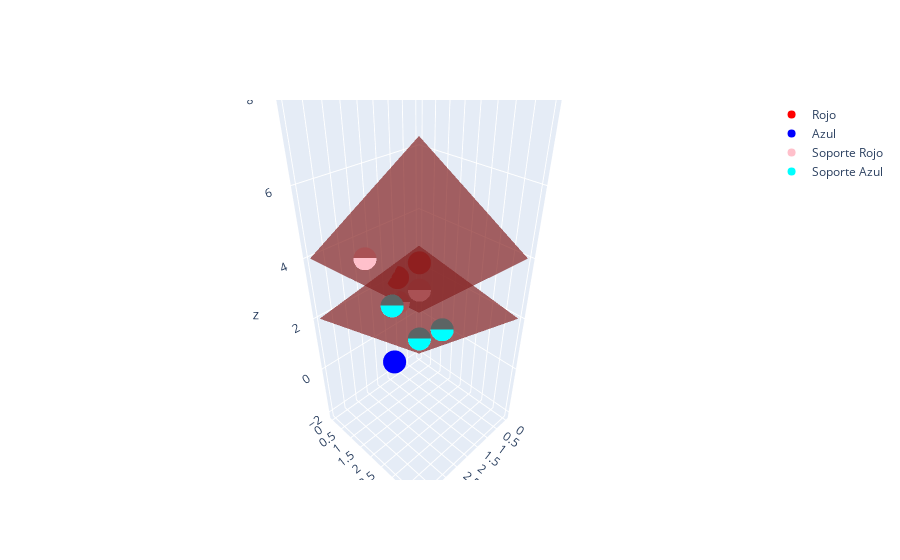

Here is the notebook cell this chart was saved with:
### Code cell
fig = go.Figure()

fig.add_trace(go.Scatter3d(
    x = df[(df['esSoporte'] == False) & (df['Clase'] == 'Rojo')]['x'],
    y = df[(df['esSoporte'] == False) & (df['Clase'] == 'Rojo')]['y'],
    z = df[(df['esSoporte'] == False) & (df['Clase'] == 'Rojo')]['z'],
    mode = "markers", marker = dict(color = "red"),
    name = "Rojo"
))

fig.add_trace(go.Scatter3d(
    x = df[(df['esSoporte'] == False) & (df['Clase'] == 'Azul')]['x'],
    y = df[(df['esSoporte'] == False) & (df['Clase'] == 'Azul')]['y'],
    z = df[(df['esSoporte'] == False) & (df['Clase'] == 'Azul')]['z'],
    mode = "markers", marker = dict(color = "blue"),
    name = "Azul"
))

fig.add_trace(go.Scatter3d(
    x = df[(df['esSoporte'] == True) & (df['Clase'] == 'Rojo')]['x'],
    y = df[(df['esSoporte'] == True) & (df['Clase'] == 'Rojo')]['y'],
    z = df[(df['esSoporte'] == True) & (df['Clase'] == 'Rojo')]['z'],
    mode = "markers", marker = dict(color = "pink"),
    name = "Soporte Rojo"
))

fig.add_trace(go.Scatter3d(
    x = df[(df['esSoporte'] == True) & (df['Clase'] == 'Azul')]['x'],
    y = df[(df['esSoporte'] == True) & (df['Clase'] == 'Azul')]['y'],
    z = df[(df['esSoporte'] == True) & (df['Clase'] == 'Azul')]['z'],
    mode = "markers", marker = dict(color = "aqua"),
    name = "Soporte Azul"
))

fig.add_trace(go.Surface(
    x = x,
    y = y,
    z = z_rojo,
    opacity = .7, showscale = False, 
    colorscale = np.repeat('brown', x.size, axis = 0),
    name="Margen"
))

fig.add_trace(go.Surface(
    x = x,
    y = y,
    z = z_azul,
    opacity = .7, showscale = False, 
    colorscale = np.repeat('brown', x.size, axis = 0),
    name="Margen"
))

### Figure 1 — Plotly figure (JSON) as saved in the notebook; plotly's stock layout.template omitted (floating-point values rounded to 4 significant figures)
{"data": [{"marker": {"color": "red"}, "mode": "markers", "name": "Rojo", "type": "scatter3d", "x": [1, 1], "y": [0, 1], "z": [2, 3]}, {"marker": {"color": "blue"}, "mode": "markers", "name": "Azul", "type": "scatter3d", "x": [3], "y": [2], "z": [1]}, {"marker": {"color": "pink"}, "mode": "markers", "name": "Soporte Rojo", "type": "scatter3d", "x": [1, 1, 3], "y": [0, 1, 1], "z": [1, 2, 4]}, {"marker": {"color": "aqua"}, "mode": "markers", "name": "Soporte Azul", "type": "scatter3d", "x": [3, 1, 1], "y": [2, 2, 1], "z": [3, 1, 0]}, {"colorscale": [[0, "brown"], [0.04167, "brown"], [0.08333, "brown"], [0.125, "brown"], [0.1667, "brown"], [0.2083, "brown"], [0.25, "brown"], [0.2917, "brown"], [0.3333, "brown"], [0.375, "brown"], [0.4167, "brown"], [0.4583, "brown"], [0.5, "brown"], [0.5417, "brown"], [0.5833, "brown"], [0.625, "brown"], [0.6667, "brown"], [0.7083, "brown"], [0.75, "brown"], [0.7917, "brown"], [0.8333, "brown"], [0.875, "brown"], [0.9167, "brown"], [0.9583, "brown"], [1, "brown"]], "name": "Margen", "opacity": 0.7, "showscale": false, "type": "surface", "x": [[0, 1, 2, 3, 4], [0, 1, 2, 3, 4], [0, 1, 2, 3, 4], [0, 1, 2, 3, 4], [0, 1, 2, 3, 4]], "y": [[0, 0, 0, 0, 0], [1, 1, 1, 1, 1], [2, 2, 2, 2, 2], [3, 3, 3, 3, 3], [4, 4, 4, 4, 4]], "z": [[0, 1, 2, 3, 4], [1, 2, 3, 4, 5], [2, 3, 4, 5, 6], [3, 4, 5, 6, 7], [4, 5, 6, 7, 8]]}, {"colorscale": [[0, "brown"], [0.04167, "brown"], [0.08333, "brown"], [0.125, "brown"], [0.1667, "brown"], [0.2083, "brown"], [0.25, "brown"], [0.2917, "brown"], [0.3333, "brown"], [0.375, "brown"], [0.4167, "brown"], [0.4583, "brown"], [0.5, "brown"], [0.5417, "brown"], [0.5833, "brown"], [0.625, "brown"], [0.6667, "brown"], [0.7083, "brown"], [0.75, "brown"], [0.7917, "brown"], [0.8333, "brown"], [0.875, "brown"], [0.9167, "brown"], [0.9583, "brown"], [1, "brown"]], "name": "Margen", "opacity": 0.7, "showscale": false, "type": "surface", "x": [[0, 1, 2, 3, 4], [0, 1, 2, 3, 4], [0, 1, 2, 3, 4], [0, 1, 2, 3, 4], [0, 1, 2, 3, 4]], "y": [[0, 0, 0, 0, 0], [1, 1, 1, 1, 1], [2, 2, 2, 2, 2], [3, 3, 3, 3, 3], [4, 4, 4, 4, 4]], "z": [[-2, -1, 0, 1, 2], [-1, 0, 1, 2, 3], [0, 1, 2, 3, 4], [1, 2, 3, 4, 5], [2, 3, 4, 5, 6]]}], "layout": {}}
